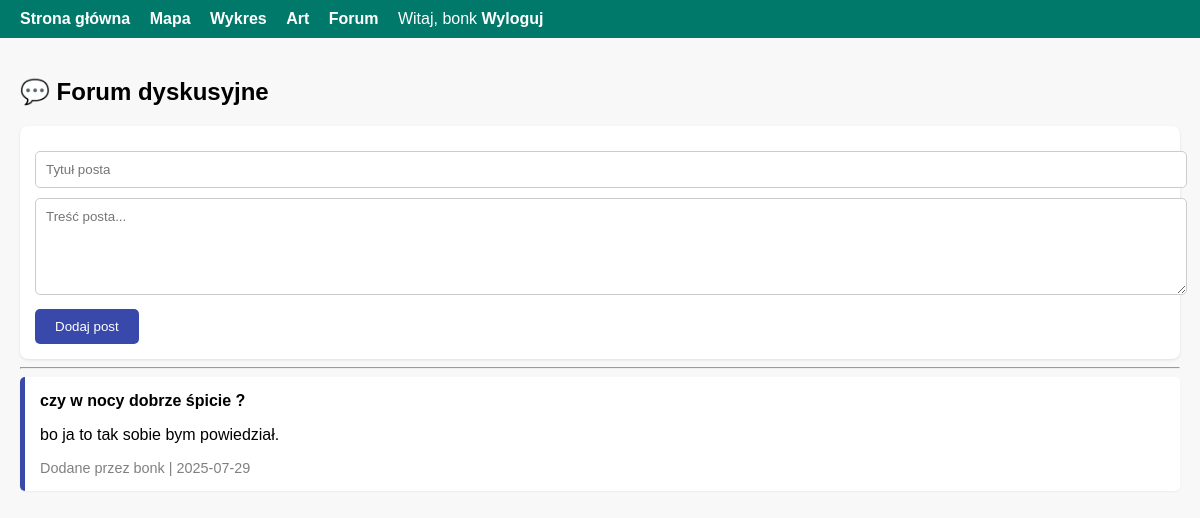
The page /forum (signed in) on the database its author committed.
### tables this page shows
CREATE TABLE forum_posts (
            id INTEGER PRIMARY KEY AUTOINCREMENT,
            user TEXT NOT NULL,
            title TEXT NOT NULL,
            content TEXT NOT NULL,
            created TEXT NOT NULL
        );

### app.py (the view, shortened to what this page needs)
@app.route('/forum', methods=['GET', 'POST'])
def forum():
    posts = db.get_all_forum_posts()
    return render_template('forum.html', posts=posts)

### utils/db.py (called while the page is built)
def get_all_forum_posts():
    conn = sqlite3.connect(DB_PATH)
    c = conn.cursor()
    c.execute("SELECT user, title, content, created FROM forum_posts ORDER BY created DESC")
    results = c.fetchall()
    conn.close()
    return results

### templates/forum.html (shortened to what this page needs)
{% extends 'base.html' %}
{% block content %}
<h2>💬 Forum dyskusyjne</h2>
{% if 'user' in session %}
<form method="POST">
    <input type="text" name="title" placeholder="Tytuł posta" required>
    <textarea name="content" placeholder="Treść posta..." rows="5" required></textarea>
    <button type="submit">Dodaj post</button>
</form>
{% else %}
    <p><a href="{{ url_for('login') }}">Zaloguj się</a>, aby dodać post.</p>
{% endif %}
<hr>
{% if posts %}
    {% for user, title, content, created in posts %}
        <div class="post">
            <strong>{{ title }}</strong>
            <p>{{ content }}</p>
            <div class="meta">Dodane przez {{ user }} | {{ created[:10] }}</div>
        </div>
    {% endfor %}
{% else %}
    <p>Brak postów na forum.</p>
{% endif %}
{% endblock %}

### templates/base.html (shortened to what this page needs)
<!DOCTYPE html>
<html lang="pl">
<head>
</head>
<body>
<nav>
    <a href="{{ url_for('index') }}">Strona główna</a>
    <a href="{{ url_for('mapa') }}">Mapa</a>
    <a href="{{ url_for('wykres_menu') }}">Wykres</a>
    <a href="{{ url_for('art') }}">Art</a>
    <a href="{{ url_for('forum') }}">Forum</a>
    {% if 'user' in session %}
        <span style="color: white;">Witaj, {{ session['user'] }}</span>
        <a href="{{ url_for('logout') }}">Wyloguj</a>
    {% else %}
        <a href="{{ url_for('login') }}">Zaloguj</a>
        <a href="{{ url_for('register') }}">Rejestracja</a>
    {% endif %}
</nav>
<div class="container">
    {% block content %}{% endblock %}
</div>
</body>
</html>

### templates/base.html (style rules this page uses)
body { margin: 0; font-family: Arial, sans-serif; background: #f8f8f8; }
nav { background-color: #00796B; padding: 10px 20px; }
nav a { color: white; text-decoration: none; margin-right: 15px; font-weight: bold; }
.container { padding: 20px; }

### templates/forum.html (style rules this page uses)
form { margin-top: 20px; background: #fff; padding: 15px; border-radius: 8px; box-shadow: 0 1px 3px rgba(0,0,0,0.1); }
input, textarea { width: 100%; margin-top: 10px; padding: 10px; border: 1px solid #ccc; border-radius: 5px; font-family: inherit; }
button { margin-top: 10px; padding: 10px 20px; background: #3949AB; color: white; border: none; border-radius: 5px; cursor: pointer; }
.post { background: #fff; padding: 15px; margin-bottom: 20px; border-left: 5px solid #3949AB; border-radius: 5px; box-shadow: 0 1px 2px rgba(0,0,0,0.05); }
.meta { font-size: 0.9em; color: gray; margin-top: 10px; }

### rows shown on the page
forum_posts: user "bonk", title "czy w nocy dobrze śpicie ?", content "bo ja to tak sobie bym powiedział.", created "2025-07-29"
